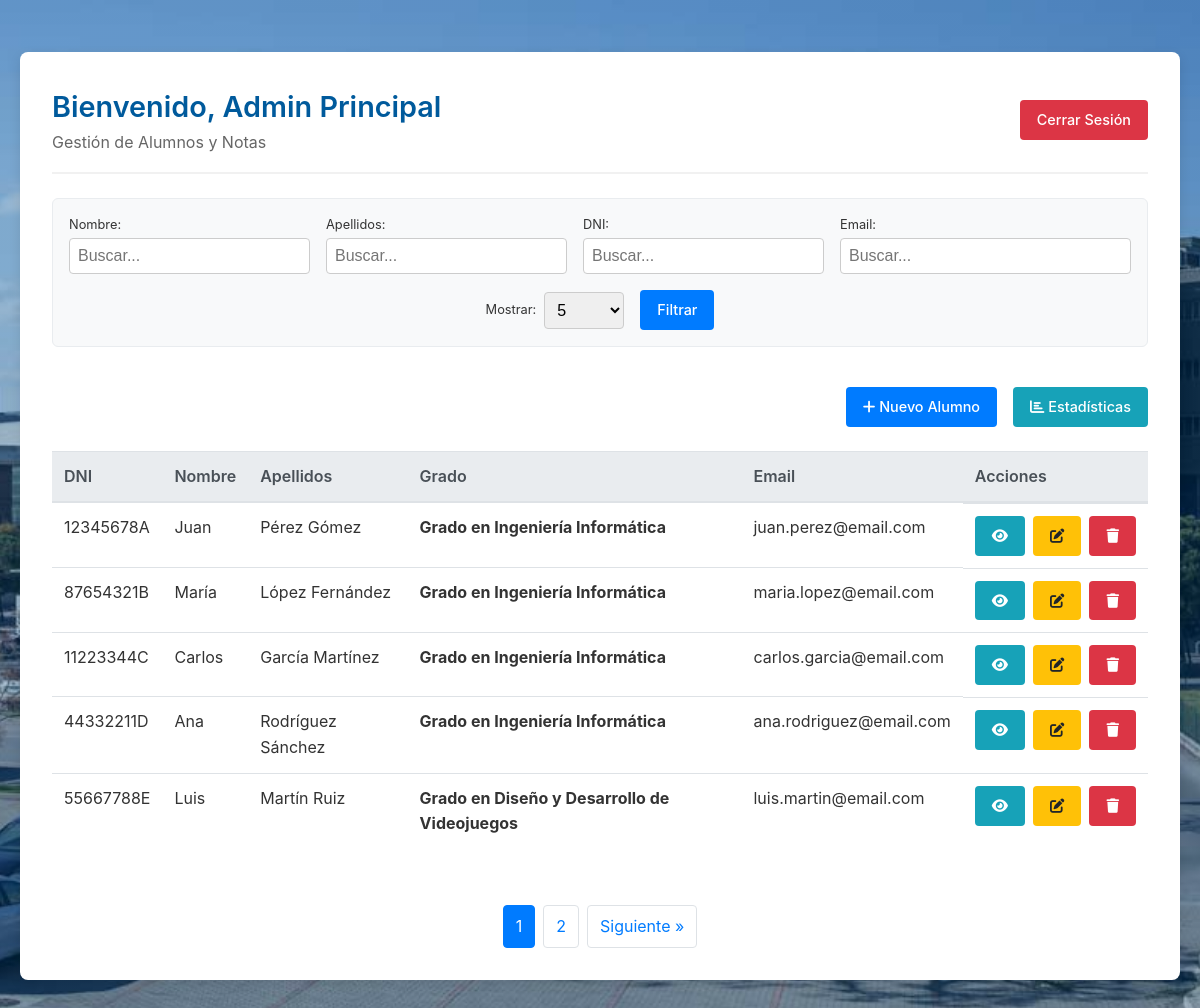
Page /index.php (signed in) on the committed database.
### tables this page shows
CREATE TABLE IF NOT EXISTS tbl_alumnos (
    id INT AUTO_INCREMENT PRIMARY KEY,
    dni VARCHAR(15) NOT NULL UNIQUE,
    nombre VARCHAR(50) NOT NULL,
    apellido1 VARCHAR(50) NOT NULL,
    apellido2 VARCHAR(50),
    email VARCHAR(100) UNIQUE,
    fecha_nacimiento DATE NOT NULL
);

CREATE TABLE IF NOT EXISTS tbl_grados (
    id INT AUTO_INCREMENT PRIMARY KEY,
    nombre VARCHAR(150) NOT NULL,
    id_facultad INT NOT NULL
);

### index.php (the view, shortened to what this page needs)
<?php
require_once './conexion/connection.php';
$usuario = $_SESSION['user_nombre'];
$search_nombre = isset($_GET['search_nombre']) ? trim($_GET['search_nombre']) : '';
$search_apellido = isset($_GET['search_apellido']) ? trim($_GET['search_apellido']) : '';
$search_dni = isset($_GET['search_dni']) ? trim($_GET['search_dni']) : '';
$search_email = isset($_GET['search_email']) ? trim($_GET['search_email']) : '';
$limit = isset($_GET['limit']) ? (int)$_GET['limit'] : 5;
$page = isset($_GET['page']) ? (int)$_GET['page'] : 1;
$offset = ($page - 1) * $limit;
$params = [];
if ($_SESSION['user_rol'] === 'profesor') {
    $sql = "SELECT DISTINCT a.*, g.nombre AS nombre_grado
            FROM tbl_alumnos a
            LEFT JOIN tbl_matriculas m ON a.id = m.id_alumno
            LEFT JOIN tbl_grados g ON m.id_grado = g.id
            INNER JOIN tbl_notas n ON a.id = n.id_alumno
            INNER JOIN tbl_profesor_asignatura pa ON n.id_asignatura = pa.id_asignatura
            WHERE pa.id_profesor = :id_profesor
            ";
    $params[':id_profesor'] = $_SESSION['user_id'];
} else {
    $sql = "SELECT a.*, g.nombre AS nombre_grado
            FROM tbl_alumnos a
            LEFT JOIN tbl_matriculas m ON a.id = m.id_alumno
            LEFT JOIN tbl_grados g ON m.id_grado = g.id
            WHERE 1=1";
}
if ($_SESSION['user_rol'] === 'profesor') {
    $sqlCount = "SELECT COUNT(DISTINCT a.id) FROM tbl_alumnos a
                 LEFT JOIN tbl_matriculas m ON a.id = m.id_alumno
                 LEFT JOIN tbl_grados g ON m.id_grado = g.id
                 INNER JOIN tbl_notas n ON a.id = n.id_alumno
                 INNER JOIN tbl_profesor_asignatura pa ON n.id_asignatura = pa.id_asignatura
                 WHERE pa.id_profesor = :id_profesor";
} else {
    $sqlCount = "SELECT COUNT(*) FROM tbl_alumnos a
                 LEFT JOIN tbl_matriculas m ON a.id = m.id_alumno
                 LEFT JOIN tbl_grados g ON m.id_grado = g.id
                 WHERE 1=1";
}
$stmtCount = $conn->prepare($sqlCount);
$stmtCount->execute($params);
$totalRecords = $stmtCount->fetchColumn();
$totalPages = ceil($totalRecords / $limit);
$sql .= " LIMIT :limit OFFSET :offset";
$stmt = $conn->prepare($sql);
$stmt->bindValue(':limit', $limit, PDO::PARAM_INT);
$stmt->bindValue(':offset', $offset, PDO::PARAM_INT);
$stmt->execute();
$result = $stmt->fetchAll(PDO::FETCH_ASSOC);
$queryParams = http_build_query([
    'search_nombre' => $search_nombre,
    'search_apellido' => $search_apellido,
    'search_dni' => $search_dni,
    'search_email' => $search_email,
    'limit' => $limit
]);
?>
<!DOCTYPE html>
<html lang="es">
<head>
    <link rel="stylesheet" href="./css/style.css">
    <link rel="stylesheet" href="https://cdnjs.cloudflare.com/ajax/libs/font-awesome/6.0.0/css/all.min.css">
</head>
<body>
    <div class="dashboard-container">
        <div class="dashboard-header">
            <div>
                <h1>Bienvenido, <?php echo htmlspecialchars($usuario); ?></h1>
                <p>Gestión de Alumnos y Notas</p>
            </div>
            <div>
                <a href="./proc/logout.php" class="btn btn-danger">Cerrar Sesión</a>
            </div>
        </div>
        <div class="filters">
            <form action="" method="GET" class="filter-form">
                <div class="filter-row">
                    <div class="filter-group">
                        <label for="search_nombre" class="filter-label">Nombre:</label>
                        <input type="text" name="search_nombre" id="search_nombre" placeholder="Buscar..." value="<?php echo htmlspecialchars($search_nombre); ?>">
                    </div>
                    <div class="filter-group">
                        <label for="search_apellido" class="filter-label">Apellidos:</label>
                        <input type="text" name="search_apellido" id="search_apellido" placeholder="Buscar..." value="<?php echo htmlspecialchars($search_apellido); ?>">
                    </div>
                    <div class="filter-group">
                        <label for="search_dni" class="filter-label">DNI:</label>
                        <input type="text" name="search_dni" id="search_dni" placeholder="Buscar..." value="<?php echo htmlspecialchars($search_dni); ?>">
                    </div>
                    <div class="filter-group large">
                        <label for="search_email" class="filter-label">Email:</label>
                        <input type="text" name="search_email" id="search_email" placeholder="Buscar..." value="<?php echo htmlspecialchars($search_email); ?>">
                    </div>
                </div>
                <div class="filter-actions">
                    <div class="limit-group">
                        <div class="limit-wrapper">
                            <label for="limit" class="limit-label">Mostrar:</label>
                            <select name="limit" id="limit" onchange="this.form.submit()" class="limit-select">
                                <option value="5" <?php if ($limit == 5) echo 'selected'; ?>>5</option>
                            </select>
                        </div>
                        <button type="submit" class="btn btn-primary">Filtrar</button>
                    </div>
                    <div class="action-buttons">
                        <?php if (isset($_SESSION['user_rol']) && $_SESSION['user_rol'] === 'administrador'): ?>
                            <a href="./view/crear_alumno.php" class="btn btn-primary"><i class="fas fa-plus"></i> Nuevo Alumno</a>
                        <?php endif; ?>
                        <a href="./view/estadisticas.php" class="btn btn-info"><i class="fas fa-chart-bar"></i> Estadísticas</a>
                    </div>
                </div>
            </form>
        </div>
        <div class="table-responsive">
            <table class="table">
                <thead>
                    <tr>
                        <th>DNI</th>
                        <th>Nombre</th>
                        <th>Apellidos</th>
                        <th>Grado</th>
                        <th>Email</th>
                        <th>Acciones</th>
                    </tr>
                </thead>
                <tbody>
                    <?php if (count($result) > 0): ?>
                        <?php foreach ($result as $row): ?>
                            <tr>
                                <td><?php echo htmlspecialchars($row['dni']); ?></td>
                                <td><?php echo htmlspecialchars($row['nombre']); ?></td>
                                <td><?php echo htmlspecialchars($row['apellido1'] . ' ' . $row['apellido2']); ?></td>
                                <td>
                                    <?php
                                    if (!empty($row['nombre_grado'])) {
                                        echo "<b>" . htmlspecialchars($row['nombre_grado']) . "</b>";
                                    } else {
                                        echo '<span style="color:#999; font-style:italic;">Sin matricular</span>';
                                    }
                                    ?>
                                </td>
                                <td><?php echo htmlspecialchars($row['email']); ?></td>
                                <td class="actions">
                                    <a href="./view/ver_alumno.php?id=<?php echo $row['id']; ?>" class="btn btn-info" title="Ver Notas"><i class="fas fa-eye"></i></a>
                                    <?php
                                    if (isset($_SESSION['user_rol']) && $_SESSION['user_rol'] === 'administrador') {
                                        echo '<a href="./view/editar_alumno.php?id=' . $row['id'] . '" class="btn btn-warning" title="Editar"><i class="fas fa-edit"></i></a>';
                                        echo '<button onclick="confirmarEliminacion(' . $row['id'] . ', \'' . htmlspecialchars($row['nombre'] . ' ' . $row['apellido1'], ENT_QUOTES) . '\')" class="btn btn-danger" title="Eliminar"><i class="fas fa-trash"></i></button>';
                                    }
                                    ?>
                                </td>
                            </tr>
                        <?php endforeach; ?>
                    <?php else: ?>
                        <tr>
                            <td colspan="6" class="text-center">No se encontraron alumnos.</td>
                        </tr>
                    <?php endif; ?>
                </tbody>
            </table>
        </div>
        <?php if ($totalPages > 1): ?>
            <div class="pagination">
                <?php for ($i = 1; $i <= $totalPages; $i++): ?>
                    <a href="?page=<?php echo $i; ?>&<?php echo $queryParams; ?>" class="<?php if ($i == $page) echo 'active'; ?>"><?php echo $i; ?></a>
                <?php endfor; ?>
                <?php if ($page < $totalPages): ?>
                    <a href="?page=<?php echo $page + 1; ?>&<?php echo $queryParams; ?>">Siguiente &raquo;</a>
                <?php endif; ?>
            </div>
        <?php endif; ?>
    </div>
</body>
</html>

### css/style.css (style rules this page uses)
* { margin: 0; padding: 0; box-sizing: border-box; }
body { font-family: -apple-system, BlinkMacSystemFont, "Segoe UI", Roboto, Helvetica, Arial, sans-serif; color: #333; line-height: 1.6; background-color: #f4f7f6; background-image: linear-gradient(rgba(0, 90, 156, 0.3), rgba(0, 90, 156, 0.3)), url('../img/escuela.jpg'); background-size: cover; background-position: center center; background-repeat: no-repeat; background-attachment: fixed; display: flex; justify-content: center; align-items: center; min-height: 100vh; padding: 20px; }
h1 { text-align: center; color: #005A9C; margin-bottom: 1.5rem; font-weight: 600; }
a { color: #007BFF; text-decoration: none; transition: color 0.3s ease; }
.dashboard-container { width: 100%; max-width: 1200px; background: #fff; border-radius: 8px; box-shadow: 0 4px 12px rgba(0, 0, 0, 0.1); padding: 2rem; margin: 2rem auto; display: flex; flex-direction: column; gap: 1.5rem; }
.dashboard-header { display: flex; justify-content: space-between; align-items: center; border-bottom: 2px solid #f1f1f1; padding-bottom: 1rem; flex-wrap: wrap; gap: 1rem; }
.dashboard-header h1 { margin: 0; text-align: left; font-size: 1.8rem; }
.dashboard-header p { color: #666; margin: 0; }
.filters { background: #f8f9fa; padding: 1rem; border-radius: 6px; border: 1px solid #e9ecef; position: relative; }
.action-buttons-moved { display: flex; justify-content: flex-end; gap: 1rem; margin-top: 1rem; flex-wrap: wrap; }
.filters input[type="text"], .filters select { padding: 0.5rem; border: 1px solid #ccc; border-radius: 4px; font-size: 1rem; }
.btn { display: inline-block; padding: 0.5rem 1rem; border-radius: 4px; text-decoration: none; font-weight: 500; cursor: pointer; transition: background-color 0.2s; border: 1px solid transparent; font-size: 0.9rem; text-align: center; font-family: inherit; line-height: 1.5; vertical-align: middle; }
.btn-primary { background-color: #007BFF; color: white; }
.btn-danger { background-color: #dc3545; color: white; }
.btn-warning { background-color: #ffc107; color: #212529; }
.btn-info { background-color: #17a2b8; color: white; }
.table-responsive { overflow-x: auto; }
.table { width: 100%; border-collapse: collapse; margin-bottom: 1rem; background-color: transparent; }
.table th, .table td { padding: 0.75rem; vertical-align: top; border-top: 1px solid #dee2e6; text-align: left; }
.table th { vertical-align: bottom; border-bottom: 2px solid #dee2e6; background-color: #e9ecef; color: #495057; font-weight: 600; }
.table .actions { display: flex; gap: 0.5rem; }
.pagination { display: flex; justify-content: center; gap: 0.5rem; margin-top: 1rem; }
.pagination a { padding: 0.5rem 0.75rem; border: 1px solid #dee2e6; background-color: white; color: #007BFF; border-radius: 4px; }
.filters { background: #f8f9fa; padding: 1rem; border-radius: 6px; border: 1px solid #e9ecef; }
.filters form { display: flex; gap: 1rem; align-items: center; flex-wrap: wrap; }
.pagination a.active { background-color: #007BFF; color: white; border-color: #007BFF; }
.filter-form { display: flex; flex-direction: column; gap: 1rem; width: 100%; }
.filter-row { display: flex; gap: 1rem; flex-wrap: wrap; width: 100%; }
.filter-group { flex: 1 1 150px; min-width: 150px; }
.filter-group.large { flex: 1 1 200px; min-width: 200px; }
.filter-label { display: block; font-size: 0.8rem; margin-bottom: 0.2rem; }
.filters input[type="text"] { width: 100%; }
.filter-actions { display: flex; justify-content: space-between; align-items: center; flex-wrap: wrap; gap: 1rem; }
.limit-group { display: flex; align-items: center; gap: 1rem; flex-wrap: wrap; }
.limit-wrapper { display: flex; align-items: center; gap: 0.5rem; }
.limit-label { font-size: 0.8rem; margin: 0; }
.limit-select { min-width: 80px; }
.action-buttons { display: flex; gap: 1rem; }
.table tbody tr { animation: fadeInUp 0.5s ease-out backwards; }
.table tbody tr:nth-child(1) { animation-delay: 0.1s; }
.table tbody tr:nth-child(2) { animation-delay: 0.2s; }
.table tbody tr:nth-child(3) { animation-delay: 0.3s; }
.table tbody tr:nth-child(4) { animation-delay: 0.4s; }
.table tbody tr:nth-child(5) { animation-delay: 0.5s; }

### rows in the picture
tbl_alumnos: dni "12345678A", nombre "Juan", apellido1+apellido2 "Pérez Gómez", tbl_grados.nombre "Grado en Ingeniería Informática", email "juan.perez@email.com"
tbl_alumnos: dni "87654321B", nombre "María", apellido1+apellido2 "López Fernández", tbl_grados.nombre "Grado en Ingeniería Informática", email "maria.lopez@email.com"
tbl_alumnos: dni "11223344C", nombre "Carlos", apellido1+apellido2 "García Martínez", tbl_grados.nombre "Grado en Ingeniería Informática", email "carlos.garcia@email.com"
tbl_alumnos: dni "44332211D", nombre "Ana", apellido1+apellido2 "Rodríguez Sánchez", tbl_grados.nombre "Grado en Ingeniería Informática", email "ana.rodriguez@email.com"
tbl_alumnos: dni "55667788E", nombre "Luis", apellido1+apellido2 "Martín Ruiz", tbl_grados.nombre "Grado en Diseño y Desarrollo de Videojuegos", email "luis.martin@email.com"

### other values in the picture
$usuario "Admin Principal"
